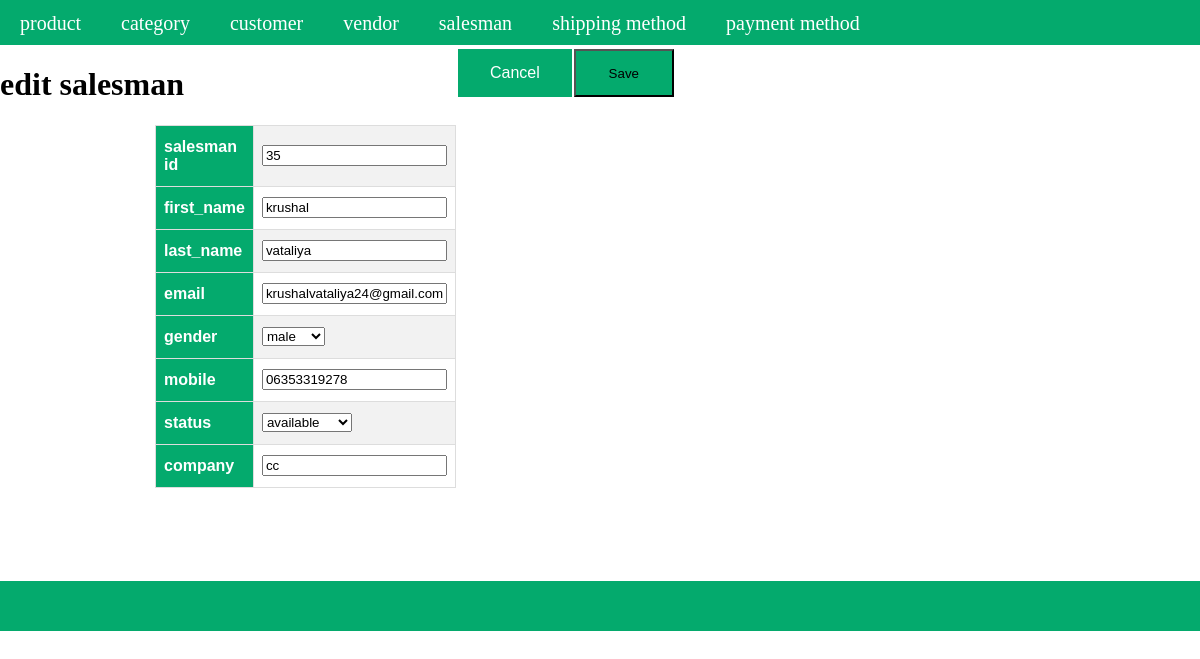
Screenshot of /index.php?a=edit&c=salesman&salesman_id=35 with the database file from the repository.
### tables this page shows
CREATE TABLE `salesmen` (
  `salesman_id` int(11) NOT NULL,
  `first_name` varchar(255) NOT NULL,
  `last_name` varchar(255) NOT NULL,
  `email` varchar(255) NOT NULL,
  `gender` enum('male','female') NOT NULL,
  `mobile` varchar(255) NOT NULL,
  `status` enum('available','unavailable') NOT NULL,
  `company` varchar(255) NOT NULL,
  `created_at` datetime NOT NULL DEFAULT current_timestamp(),
  `updated_at` datetime DEFAULT NULL
);

### Controller/Core/Action.php (called while the page is built, shortened)
<?php
class Controller_Core_Action
{
	public function getTemplete($templetePath)
	{
		require_once "View".DS.$templetePath;
	}
}
?>

### Controller/Salesman.php (called while the page is built, shortened)
<?php
require_once 'Controller/Core/Action.php';
class Controller_Salesman extends Controller_Core_Action
{
	protected $salesmen = null;
	protected $modelSalesman = null;
	public function editAction()
	{
		$request = $this->getRequest();
		$id=(int)$request->getParam('salesman_id');
		$modelSalesman =$this->getModelSalesman();
		$salesman =$modelSalesman->fetchRow($id);
		$this->getTemplete('salesman/edit.phtml');
	}
    public function getSalesmen()
    {
        return $this->salesmen;
    }
    public function setSalesmen($salesmen)
    {
        $this->salesmen = $salesmen;
        return $this;
    }
    public function getModelSalesman()
    {
        if(!$this->modelSalesman)
        {
        	$this->modelSalesman = new Model_Salesman();
        }
        return $this->modelSalesman;
    }
}
?>

### Controller/Core/Front.php (called while the page is built, shortened)
<?php
class Controller_Core_Front
{
	public function getRequest()
	{
		$request = new Model_Core_Request();
		return $request;
	}
	public function init()
	{
		$request = $this->getRequest();
		$action = $request->getActionName().'Action';
		$Controller = new $controllerClassName();
		$Controller->$action();
	}
}
?>

### index.php (called while the page is built, shortened)
<?php
require_once 'Controller/Core/Front.php';
class Ccc
{
	public static function init()
	{
		$front = new Controller_Core_Front();
		$front->init();
	}
}
Ccc::init();
?>

### Model/Core/Adapter.php (called while the page is built, shortened)
<?php
class Model_core_Adapter{
	public $servername="localhost";
	public $username="root";
	public $password="";
	public $dbname ="project-krushal-vataliya";
   public $connect = null;
	public function connect(){
      if($this->connect == null)
      {
		$this->connect = mysqli_connect($this->servername, $this->username, $this->password ,$this->dbname);
      }
      return $this->connect;
	   }
   public function fetchRow($query){
   	$connect =$this->connect();
   	$result =$connect->query($query);
   		return $result->fetch_assoc();
   }
}
?>

### Model/Core/Table.php (called while the page is built, shortened)
<?php
require_once 'Model/Core/Adapter.php';
class Model_Core_Table
{
	public $tableName = null;
	public $primaryKey = null;
	public function getAdapter()
	{
		$adapter = new Model_Core_Adapter();
		return $adapter;
	}
    public function setTableName($tableName)
    {
        $this->tableName = $tableName;
        return $this;
    }
    public function setPrimaryKey($primaryKey)
    {
        $this->primaryKey = $primaryKey;
        return $this;
    }
	public function fetchRow($id, $query = null)
	{
		$adapter = $this->getAdapter();
		if($query == null && !is_array($id))
		{
		$sql ="SELECT * FROM `{$this->tableName}` WHERE `{$this->primaryKey}`= '$id'";
		}
		$result = $adapter->fetchRow($sql);
		return $result;
	}
}
?>

### View/salesman/edit.phtml (the view, shortened to what this page needs)
<?php
$salesman = $this->getSalesmen();
?>
<!DOCTYPE html>
<html>
  <head>
    <link rel="stylesheet" href="Model/Skin/css/style.css">
  </head>
  <body>
    <?php require_once "View/html/header.phtml" ?>
    <div class="flx">
      <div><h1> edit salesman</h1></div>
      <div><button class="button "style="margin-left:274px;"><a  class="add" href="http://localhost/project-krushal-vataliya/Salesman.php?a=grid">Cancel</a></button></div>
      <div class=""><form action="http://localhost/project-krushal-vataliya/index.php?a=update&c=salesman" method="POST"><input id="formbutton1" class="formbutton" type="submit" value="Save"></td></div>
    </div>
    <table id="product">
      <tr>
        <th> salesman id</th>
        <td><input type="number" id="first_name" name="salesman[salesman_id]" value="<?php echo $salesman['salesman_id']?>"></td>
      </tr>
      <tr>
        <th> first_name</th>
        <td><input type="text" id="first_name" name="salesman[first_name]" value="<?php echo $salesman['first_name']?>"></td>
      </tr>
      <tr>
        <th> last_name</th>
        <td><input type="text" id="last_name" name="salesman[last_name]" value="<?php echo $salesman['last_name']?>"></td>
      </tr>
      <tr>
        <th> email</th>
        <td><input type="email" id="email" name="salesman[email]" value="<?php echo $salesman['email']?>"></td>
      </tr>
      <tr>
        <th> gender</th>
        <td> <select name="salesman[gender]" id="gender" >
          <option value="male"name="male">male</option>
        </select> </td>
      </tr>
      <tr>
        <th> mobile</th>
        <td><input type="mobile" id="mobile" name="salesman[mobile]" value="<?php echo $salesman['mobile']?>"></td>
      </tr>
      <tr>
        <th> status</th>
        <td> <select name="salesman[status]" id="status" >
          <option value="available"name="Available">available</option>
        </select> </td>
      </tr>
      <tr>
        <th> company</th>
        <td><input type="text" id="company" name="salesman[company]" value="<?php echo $salesman['company']?>"></td>
      </tr>
  </table>
  <?php require_once "View/html/footer.phtml" ?>
</body>
</html>

### Model/Skin/css/style.css (style rules this page uses)
body { display: block; margin: 0px;justify-content: center; }
.flx { display: flex; }
#product { font-family: Arial, Helvetica, sans-serif; border-collapse: collapse; width: 25px; margin-left: 155px; }
#product td, #product th { border: 1px solid #ddd; padding: 8px; }
#product tr:nth-child(odd) { background-color: #f2f2f2; }
#product th { padding-top: 12px; padding-bottom: 12px; text-align: left; background-color: #04AA6D; color: white; }
.button { border: none; color: white; padding: 15px 32px; text-align: center; text-decoration: none; display: inline-block; font-size: 16px; margin: 4px 2px; cursor: pointer; background-color:#04aa6d; }
.add { text-decoration: none; color: white; }
.formbutton { height: 48px; width: 100px; background-color:#04aa6d; text-align: center; text-decoration-color: white; margin-top: 4px; }
#formbutton1 { height: 48px; width: 100px; background-color:#04aa6d; text-align: center; text-decoration-color: white; margin-top: 4px; }

### rows the page displays
salesmen: salesman_id "35", first_name "krushal", last_name "vataliya", email "krushalvataliya24@gmail.com", mobile "06353319278", company "cc"
